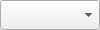
<?xml version="1.0" encoding="UTF-8"?>
<ui version="4.0">
 <class>Z_ComboBox</class>
 <widget class="QWidget" name="Z_ComboBox">
  <property name="geometry">
   <rect>
    <x>0</x>
    <y>0</y>
    <width>100</width>
    <height>30</height>
   </rect>
  </property>
  <property name="windowTitle">
   <string>Form</string>
  </property>
  <property name="styleSheet">
   <string notr="true"/>
  </property>
  <widget class="QComboBox" name="m_comboBox">
   <property name="geometry">
    <rect>
     <x>0</x>
     <y>0</y>
     <width>100</width>
     <height>30</height>
    </rect>
   </property>
   <property name="styleSheet">
    <string notr="true"/>
   </property>
  </widget>
 </widget>
 <resources/>
 <connections/>
</ui>
